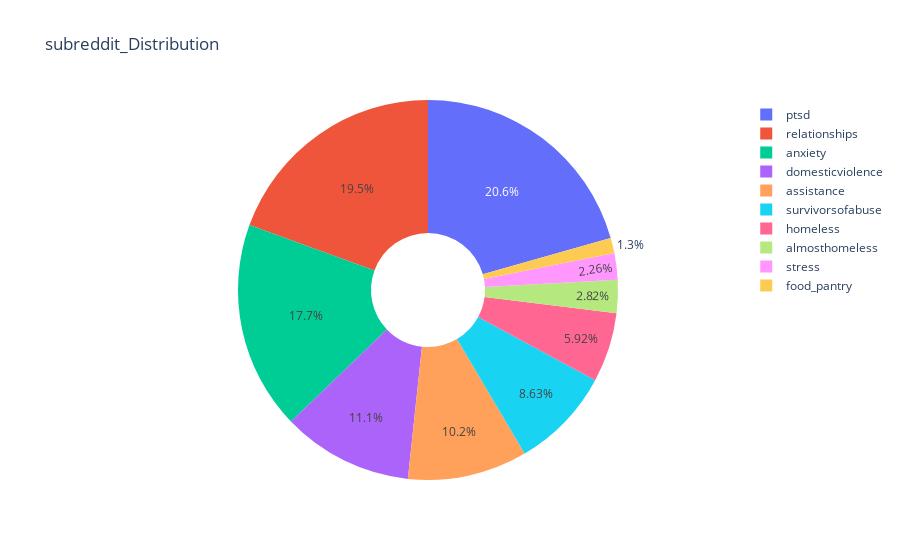
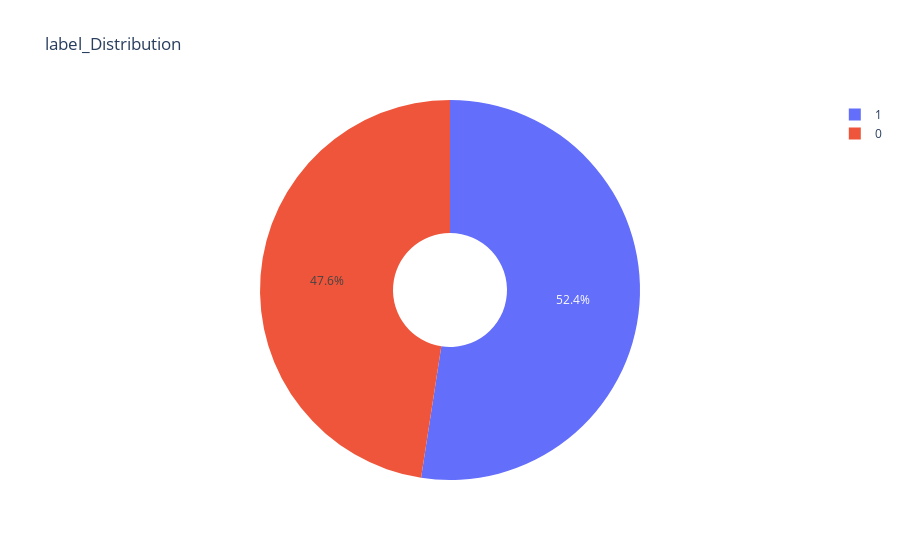

Source (notebook cell) for these figures, in order:
### Markdown cell above
## EDA ##

### Code cell
lst = ['subreddit', 'label']

for column in lst:
    a = df[column].value_counts()
    lbl = a.index

    fig = px.pie(
        names=lbl,
        values=a,
        title=f"{column}_Distribution",
        hole=0.3,  
    )
    
    fig.show()

### Figure 1 — Plotly figure (JSON) as saved in the notebook; plotly's stock layout.template omitted (floating-point values rounded to 4 significant figures)
{"data": [{"domain": {"x": [0, 1], "y": [0, 1]}, "hole": 0.3, "hovertemplate": "label=%{label}<br>value=%{value}<extra></extra>", "labels": ["ptsd", "relationships", "anxiety", "domesticviolence", "assistance", "survivorsofabuse", "homeless", "almosthomeless", "stress", "food_pantry"], "legendgroup": "", "name": "", "showlegend": true, "type": "pie", "values": [584, 552, 503, 316, 289, 245, 168, 80, 64, 37]}], "layout": {"legend": {"tracegroupgap": 0}, "title": {"text": "subreddit_Distribution"}}}

### Figure 2 — Plotly figure (JSON) as saved in the notebook; plotly's stock layout.template omitted (floating-point values rounded to 4 significant figures)
{"data": [{"domain": {"x": [0, 1], "y": [0, 1]}, "hole": 0.3, "hovertemplate": "label=%{label}<br>value=%{value}<extra></extra>", "labels": [1, 0], "legendgroup": "", "name": "", "showlegend": true, "type": "pie", "values": [1488, 1350]}], "layout": {"legend": {"tracegroupgap": 0}, "title": {"text": "label_Distribution"}}}
